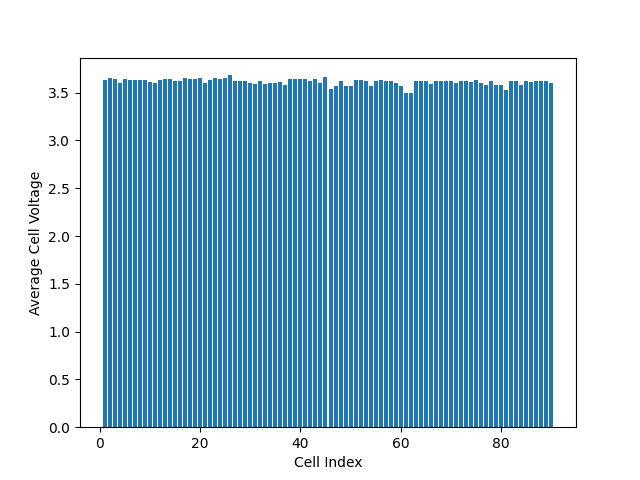

The Python source for this figure:
import numpy as np
import pandas as pnd
import matplotlib.pyplot as plot

file=pnd.read_csv(r"/Users/harshit/Desktop/Racing/HarshitSahu/AMS/Assignment 3/AMSCelldata97.csv")

x=np.linspace(1,90,90)
y=file.iloc[:,x-1].mean()

plot.bar(x,y)

file['Power'] = file['TSC']*file['TSV']
avg_power = abs(file['Power']).mean()

print(f'The average power is {avg_power:.2f} Watts')

plot.xlabel('Cell Index')
plot.ylabel('Average Cell Voltage')

plot.show()
